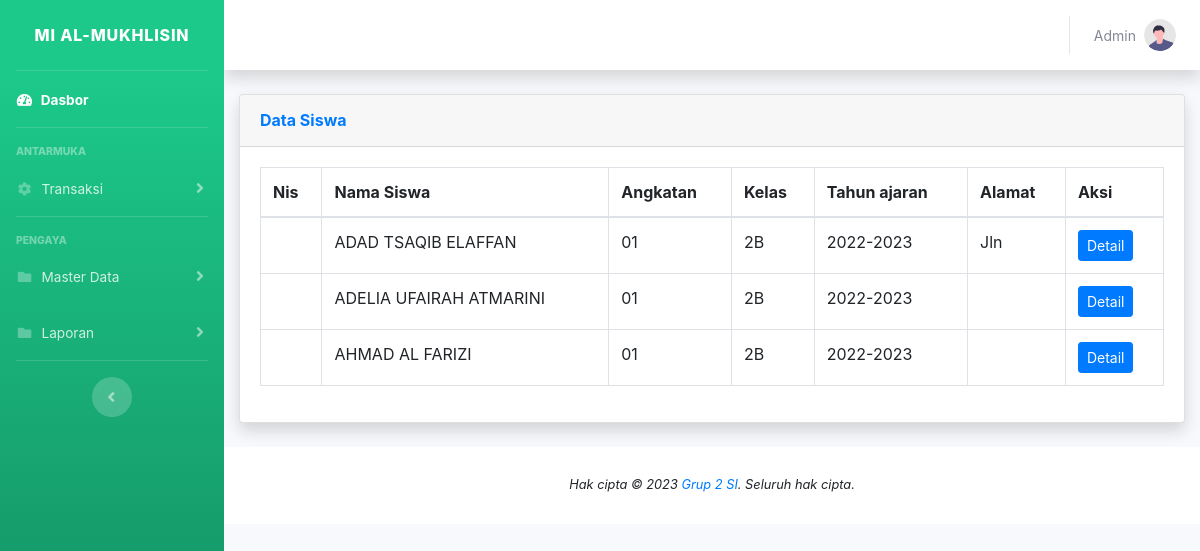
The app's page /BEFER/datasiswa.php (signed in) with its own data.
### tables this page shows
CREATE TABLE siswa (
    id_siswa int(11) NOT NULL AUTO_INCREMENT,
    nis varchar(50) NOT NULL,
    nama varchar(50) NOT NULL,
    tempat_lahir varchar(50) NOT NULL,
    tanggal_lahir date DEFAULT NULL,
    gender varchar(5) NOT NULL,
    agama varchar(12) NOT NULL,
    pendidikan_sebelum varchar(5) NOT NULL,
    nama_ayah varchar(50) NOT NULL,
    nama_ibu varchar(50) NOT NULL,
    nama_wali varchar(50) NOT NULL,
    pekerjaan_ayah varchar(50) NOT NULL,
    pekerjaan_ibu varchar(50) NOT NULL,
    pekerjaan_wali varchar(50) NOT NULL,
    id_angkatan int(11) NOT NULL,
    id_tahun int(11) NOT NULL,
    id_kelas int(11) NOT NULL,
    alamat text NOT NULL,
    PRIMARY KEY(id_siswa)
);

CREATE TABLE angkatan (
    id_angkatan int(11) NOT NULL AUTO_INCREMENT,
    nama_angkatan varchar(50) NOT NULL,
    biaya varchar(50) NOT NULL,
    PRIMARY KEY(id_angkatan)
);

CREATE TABLE kelas (
    id_kelas int(11) NOT NULL PRIMARY KEY AUTO_INCREMENT,
    nama_kelas varchar(50) NOT NULL
);

CREATE TABLE tahun (
    id_tahun int(11) NOT NULL AUTO_INCREMENT,
    tahun_ajaran varchar(50) NOT NULL,
    PRIMARY KEY(id_tahun)
);

### BEFER/datasiswa.php (the view, shortened to what this page needs)
<?php
include 'header.php';
include 'koneksi.php';
?>
<div class="card shadow mb-4">
    <div class="card-header py-3">
        <h6 class="m-0 font-weight-bold text-primary">Data Siswa</h6>
    </div>
    <div class="card-body">
        <div class="table-responsive">
            <table class="table table-bordered" id="dataTable" width="100%" cellspacing="0">
                <thead>
                    <tr>
                        <th>Nis</th>
                        <th>Nama Siswa</th>
                        <th>Angkatan</th>
                        <th>Kelas</th>
                        <th>Tahun ajaran</th>
                        <th>Alamat</th>
                        <th>Aksi</th>
                    </tr>
                </thead>
                <tbody>
                    <?php
                    $query = "SELECT siswa.*,angkatan.*,tahun.*,kelas.* FROM siswa,angkatan,tahun,kelas WHERE siswa.id_angkatan = angkatan.id_angkatan AND siswa.id_tahun = tahun.id_tahun AND  siswa.id_kelas = kelas.id_kelas ORDER BY id_siswa";
                    $exec = mysqli_query($conn, $query);
                    while ($res = mysqli_fetch_assoc($exec)) :
                    ?>
                        <tr>
                            <td><?= $res['nisn'] ?></td>
                            <td><?= $res['nama'] ?></td>
                            <td><?= $res['nama_angkatan'] ?></td>
                            <td><?= $res['nama_kelas'] ?></td>
                            <td><?= $res['tahun_ajaran'] ?></td>
                            <td><?= $res['alamat'] ?></td>
                            <td>
                                <a href="" class="btn btn-sm btn-primary" data-toggle="modal" data-target="#detailModal<?php echo $res['id_siswa']; ?>" id="">Detail</a>
                            </td>
                        </tr>
                    <?php endwhile; ?>
                </tbody>
            </table>
        </div>
    </div>
</div>
<?php include 'footer.php'; ?>

### records on screen
siswa: nama "ADAD TSAQIB ELAFFAN", id_angkatan.nama_angkatan "01", id_kelas.nama_kelas "2B", id_tahun.tahun_ajaran "2022-2023", alamat "Jln"
siswa: nama "ADELIA UFAIRAH ATMARINI", id_angkatan.nama_angkatan "01", id_kelas.nama_kelas "2B", id_tahun.tahun_ajaran "2022-2023"
siswa: nama "AHMAD AL FARIZI", id_angkatan.nama_angkatan "01", id_kelas.nama_kelas "2B", id_tahun.tahun_ajaran "2022-2023"

### other values on screen
$_SESSION['nama_admin'] "Admin"
